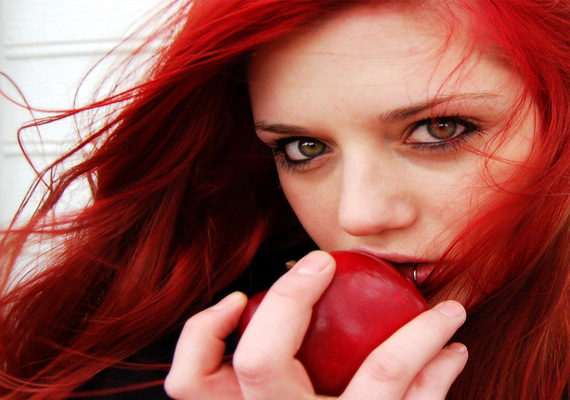
#> input picture Lab 10/images/img2.png, 570 x 400 px
$ python Ex10-1_color_histogram.py   (Python 2 division)
#> lines starting #> are read from the running program, lines starting #| are printed output that depends on the picture
import cv2
import numpy as np
import matplotlib.pyplot as plt
import time

""" Plot the gray and gradient histogram of images"""

# Input Image
IMAGES_PATH_PREFIX = "images/"
IMAGE_NAME = "img2.png"  # "test2.jpg" , "test3.jpg", "red.png", "green.png", "blue.png"]
# Output Plots
PLOT_PATH_PREFIX = "images/"
SHORT_LEADING_NAMES = False
# Debug Mode
DEBUG_MODE = False


def cal_total_color_weight(channel):
    res = 0
    for line in channel:
        for element in line:
            res += element
    if DEBUG_MODE:
        print res
    return res


def cal_color_ratio(red, green, blue):
    red_weight = cal_total_color_weight(red)
    green_weight = cal_total_color_weight(green)
    blue_weight = cal_total_color_weight(blue)
    # 1196364489 1535226102 1780300761 216924056
    # RuntimeWarning: overflow encountered in long_scalars
    total_weight = int(red_weight) + int(green_weight) + int(blue_weight)

    if DEBUG_MODE:
        print red_weight, green_weight, blue_weight, total_weight

    red_rat = float(red_weight) / total_weight
    green_rat = float(green_weight) / total_weight
    blue_rat = float(blue_weight) / total_weight

    return red_rat, green_rat, blue_rat


def plot_color_histogram(image_read, input_img):
    if SHORT_LEADING_NAMES:
        input_img_name = input_img[:input_img.rfind(".")]
    else:
        input_img_name = input_img
    # Refer to: https://docs.opencv.org/3.4/d4/da8/group__imgcodecs.html#ga288b8b3da0892bd651fce07b3bbd3a56
    # In the case of color images, the decoded images will have the channels stored in B G R order
    red_channel = image_read[:, :, 2]
    green_channel = image_read[:, :, 1]
    blue_channel = image_read[:, :, 0]

    red_ratio, green_ratio, blue_ratio = cal_color_ratio(red_channel, green_channel, blue_channel)

    plt.bar(["RED"], [red_ratio], color="red")
    plt.bar(["GREEN"], [green_ratio], color="green")
    plt.bar(["BLUE"], [blue_ratio], color="blue")

    plt.title('Color Histogram - ' + input_img)
    plt.xlabel("Colors")
    plt.ylabel('Color Weight')
    plt.text("RED", red_ratio * 1.005, "%.5f" % red_ratio, ha="center")
    plt.text("GREEN", green_ratio * 1.005, "%.5f" % green_ratio, ha="center")
    plt.text("BLUE", blue_ratio * 1.005, "%.5f" % blue_ratio, ha="center")

    # plt.show()
    output_path = PLOT_PATH_PREFIX + "%s_color.png" % input_img_name
    plt.savefig(output_path)
    print "\tColor Histogram Plotted"
    print "\t\t -> " + output_path


start = time.time()
image_path = IMAGES_PATH_PREFIX + IMAGE_NAME
print "***************"
print "Image:", image_path

image_color = cv2.imread(image_path, cv2.IMREAD_COLOR)
#> image_color is the input picture: shape (400, 570, 3); mean B, G, R 78.8, 86.1, 153.3
plot_color_histogram(image_read=image_color, input_img=IMAGE_NAME)
#> in plot_color_histogram, `red_channel = image_read[:, :, 2]`:
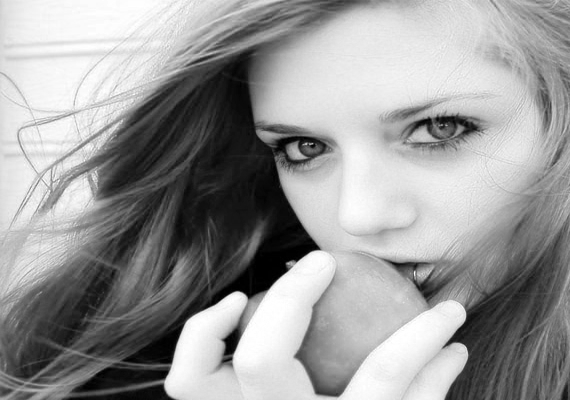
#> red_channel: shape (400, 570); min 0, max 255, mean 153.3
#> in plot_color_histogram, `green_channel = image_read[:, :, 1]`:
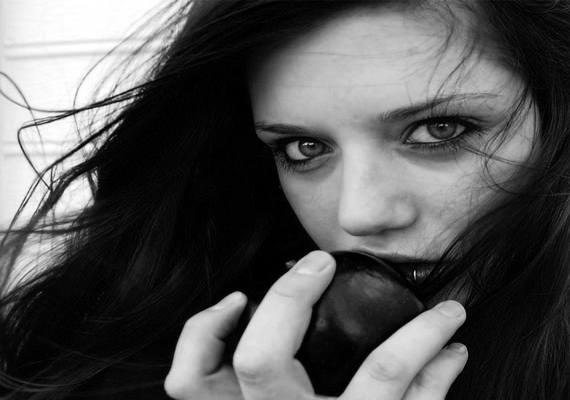
#> green_channel: shape (400, 570); min 0, max 255, mean 86.1
#> in plot_color_histogram, `blue_channel = image_read[:, :, 0]`:
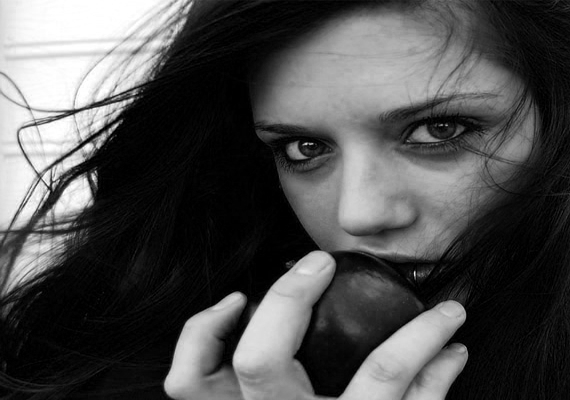
#> blue_channel: shape (400, 570); min 0, max 255, mean 78.8
#> after the loop in cal_total_color_weight, `for line in channel:`: res = 34962017
#> in cal_color_ratio, `green_weight = cal_total_color_weight(green)`: green_weight = 19620039
#> in cal_color_ratio, `blue_weight = cal_total_color_weight(blue)`: blue_weight = 17958064
#> in cal_color_ratio, `total_weight = int(red_weight) + int(green_weight) + int(blue_weight)`: total_weight = 72540120
#> in cal_color_ratio, `red_rat = float(red_weight) / total_weight`: red_rat = 0.482
#> in cal_color_ratio, `green_rat = float(green_weight) / total_weight`: green_rat = 0.27
#> in cal_color_ratio, `blue_rat = float(blue_weight) / total_weight`: blue_rat = 0.248
#> in plot_color_histogram, `red_ratio, green_ratio, blue_ratio = cal_color_ratio(red_channel, gree..`: red_ratio = 0.482; green_ratio = 0.27; blue_ratio = 0.248
#> in plot_color_histogram, `plt.savefig(output_path)`:
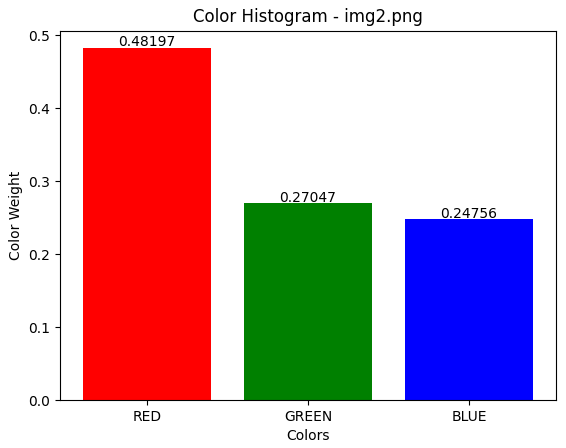
#> figure drawn by matplotlib, 1 panel

print "Time Executed:", "%.3f" % (time.time() - start), "second(s)"
print "===============\n"

$ run again, with Lab 10/images/test2.jpg saved as Lab 10/images/img2.png
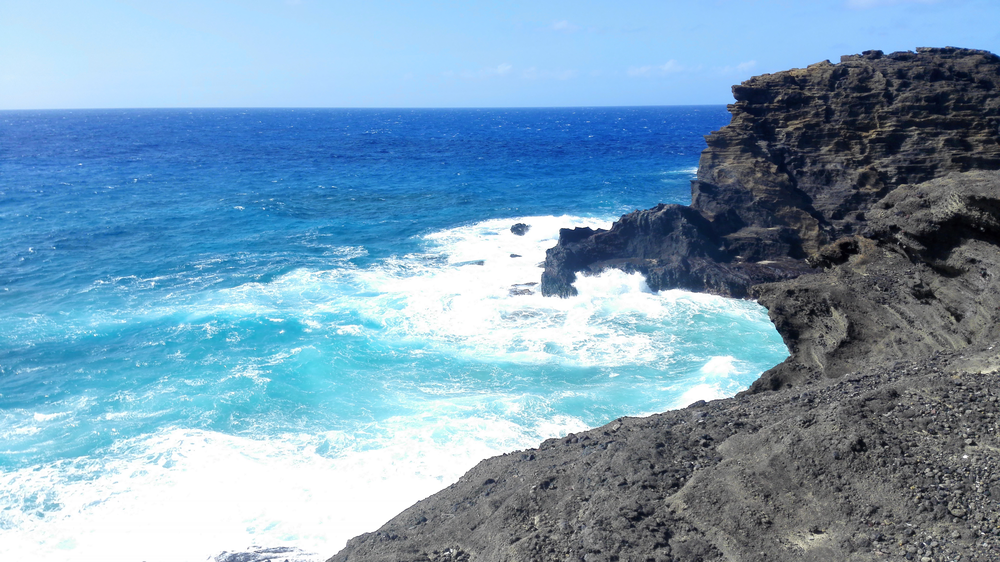
#> input picture Lab 10/images/test2.jpg, 1000 x 562 px, shrunk from 4160 x 2336 before the run
#> image_color is the input picture: shape (562, 1000, 3); mean B, G, R 183.3, 158, 123.1
#> in plot_color_histogram, `blue_channel = image_read[:, :, 0]`:
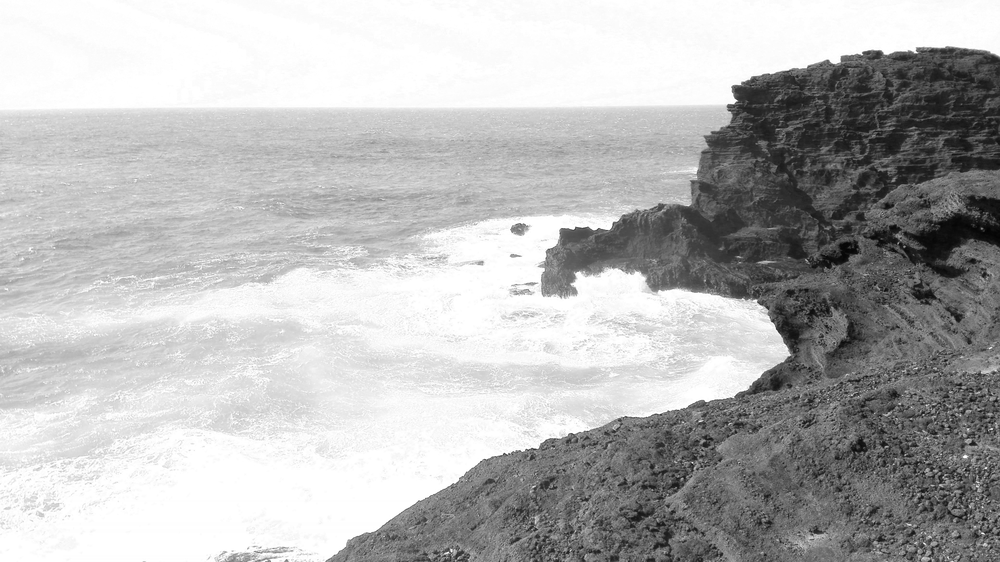
#> blue_channel: shape (562, 1000); min 2, max 255, mean 183.3
#> after the loop in cal_total_color_weight, `for line in channel:`: res = 69179319
#> green_weight = 88795584
#> blue_weight = 103001134
#> total_weight = 260976037
#> red_rat = 0.265
#> green_rat = 0.34
#> blue_rat = 0.395
#> red_ratio = 0.265; green_ratio = 0.34; blue_ratio = 0.395
#> in plot_color_histogram, `plt.savefig(output_path)`:
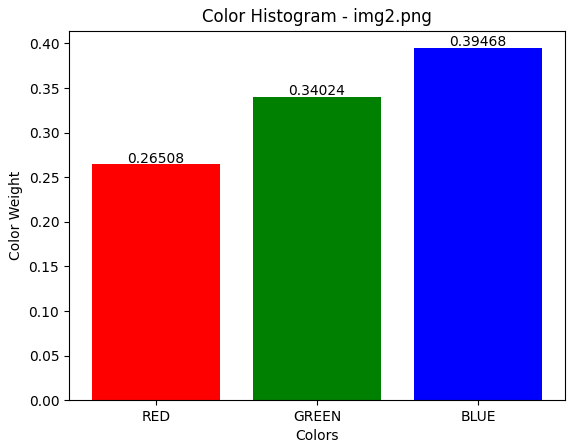
#> figure drawn by matplotlib, 1 panel
